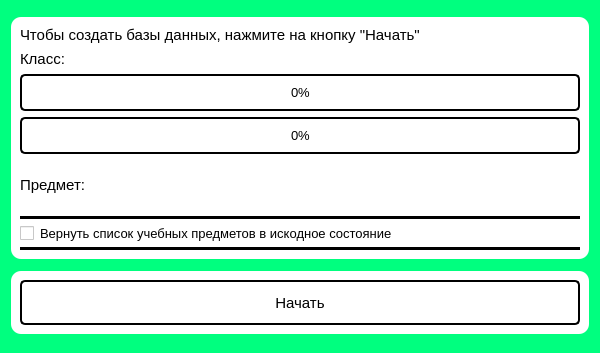
<?xml version="1.0" encoding="UTF-8"?>
<ui version="4.0">
 <class>DBCreateWindow</class>
 <widget class="QWidget" name="DBCreateWindow">
  <property name="geometry">
   <rect>
    <x>0</x>
    <y>0</y>
    <width>600</width>
    <height>353</height>
   </rect>
  </property>
  <property name="minimumSize">
   <size>
    <width>600</width>
    <height>300</height>
   </size>
  </property>
  <property name="maximumSize">
   <size>
    <width>1000</width>
    <height>1000</height>
   </size>
  </property>
  <property name="focusPolicy">
   <enum>Qt::NoFocus</enum>
  </property>
  <property name="windowTitle">
   <string>Загрузка</string>
  </property>
  <property name="styleSheet">
   <string notr="true">background-color: rgb(0, 255, 127)</string>
  </property>
  <layout class="QVBoxLayout" name="verticalLayout">
   <item>
    <widget class="QWidget" name="widget" native="true">
     <property name="sizePolicy">
      <sizepolicy hsizetype="Preferred" vsizetype="Fixed">
       <horstretch>0</horstretch>
       <verstretch>0</verstretch>
      </sizepolicy>
     </property>
     <property name="minimumSize">
      <size>
       <width>0</width>
       <height>0</height>
      </size>
     </property>
     <property name="styleSheet">
      <string notr="true">background-color: white; border-radius: 10px; </string>
     </property>
     <layout class="QVBoxLayout" name="verticalLayout_2">
      <item>
       <widget class="QLabel" name="message">
        <property name="sizePolicy">
         <sizepolicy hsizetype="Fixed" vsizetype="Fixed">
          <horstretch>0</horstretch>
          <verstretch>0</verstretch>
         </sizepolicy>
        </property>
        <property name="font">
         <font>
          <pointsize>11</pointsize>
         </font>
        </property>
        <property name="text">
         <string>Чтобы создать базы данных, нажмите на кнопку &quot;Начать&quot;</string>
        </property>
       </widget>
      </item>
      <item>
       <widget class="QLabel" name="class_2">
        <property name="sizePolicy">
         <sizepolicy hsizetype="Fixed" vsizetype="Fixed">
          <horstretch>0</horstretch>
          <verstretch>0</verstretch>
         </sizepolicy>
        </property>
        <property name="font">
         <font>
          <pointsize>11</pointsize>
         </font>
        </property>
        <property name="text">
         <string>Класс: </string>
        </property>
       </widget>
      </item>
      <item>
       <widget class="QProgressBar" name="progressBar">
        <property name="minimumSize">
         <size>
          <width>0</width>
          <height>37</height>
         </size>
        </property>
        <property name="font">
         <font>
          <pointsize>10</pointsize>
         </font>
        </property>
        <property name="layoutDirection">
         <enum>Qt::LeftToRight</enum>
        </property>
        <property name="autoFillBackground">
         <bool>false</bool>
        </property>
        <property name="styleSheet">
         <string notr="true">QProgressBar {
    border: 2px solid black;
    border-radius: 5px;
	text-align: center;
}

QProgressBar::chunk {
    background-color: LightSkyBlue;
}</string>
        </property>
        <property name="value">
         <number>0</number>
        </property>
        <property name="orientation">
         <enum>Qt::Horizontal</enum>
        </property>
        <property name="invertedAppearance">
         <bool>false</bool>
        </property>
        <property name="textDirection">
         <enum>QProgressBar::BottomToTop</enum>
        </property>
        <property name="format">
         <string>%p%</string>
        </property>
       </widget>
      </item>
      <item>
       <widget class="QProgressBar" name="progressBar_2">
        <property name="sizePolicy">
         <sizepolicy hsizetype="Expanding" vsizetype="Fixed">
          <horstretch>0</horstretch>
          <verstretch>0</verstretch>
         </sizepolicy>
        </property>
        <property name="minimumSize">
         <size>
          <width>0</width>
          <height>37</height>
         </size>
        </property>
        <property name="font">
         <font>
          <pointsize>10</pointsize>
         </font>
        </property>
        <property name="styleSheet">
         <string notr="true">QProgressBar {
    border: 2px solid black;
    border-radius: 5px;
	text-align: center;
}

QProgressBar::chunk {
    background-color: LightSkyBlue;
}</string>
        </property>
        <property name="value">
         <number>0</number>
        </property>
       </widget>
      </item>
      <item>
       <widget class="QLabel" name="subject">
        <property name="sizePolicy">
         <sizepolicy hsizetype="Fixed" vsizetype="Fixed">
          <horstretch>0</horstretch>
          <verstretch>0</verstretch>
         </sizepolicy>
        </property>
        <property name="minimumSize">
         <size>
          <width>0</width>
          <height>50</height>
         </size>
        </property>
        <property name="font">
         <font>
          <pointsize>11</pointsize>
         </font>
        </property>
        <property name="text">
         <string>Предмет:</string>
        </property>
       </widget>
      </item>
      <item>
       <widget class="Line" name="line_2">
        <property name="styleSheet">
         <string notr="true">background-color: black</string>
        </property>
        <property name="orientation">
         <enum>Qt::Horizontal</enum>
        </property>
       </widget>
      </item>
      <item>
       <widget class="QCheckBox" name="return_subjects_checkbox">
        <property name="font">
         <font>
          <family>Arial</family>
          <pointsize>10</pointsize>
         </font>
        </property>
        <property name="styleSheet">
         <string notr="true">CheckBox::indicator {
    width: 35px;
    height: 35px;
}</string>
        </property>
        <property name="text">
         <string>Вернуть список учебных предметов в искодное состояние</string>
        </property>
        <property name="iconSize">
         <size>
          <width>35</width>
          <height>35</height>
         </size>
        </property>
       </widget>
      </item>
      <item>
       <widget class="Line" name="line">
        <property name="styleSheet">
         <string notr="true">background-color: black</string>
        </property>
        <property name="orientation">
         <enum>Qt::Horizontal</enum>
        </property>
       </widget>
      </item>
     </layout>
    </widget>
   </item>
   <item>
    <widget class="QWidget" name="widget_2" native="true">
     <property name="sizePolicy">
      <sizepolicy hsizetype="Preferred" vsizetype="Fixed">
       <horstretch>0</horstretch>
       <verstretch>0</verstretch>
      </sizepolicy>
     </property>
     <property name="styleSheet">
      <string notr="true">background-color: white; border-radius: 10px; </string>
     </property>
     <layout class="QVBoxLayout" name="verticalLayout_3">
      <item>
       <widget class="QPushButton" name="btn_start">
        <property name="sizePolicy">
         <sizepolicy hsizetype="Expanding" vsizetype="Fixed">
          <horstretch>0</horstretch>
          <verstretch>0</verstretch>
         </sizepolicy>
        </property>
        <property name="minimumSize">
         <size>
          <width>0</width>
          <height>45</height>
         </size>
        </property>
        <property name="font">
         <font>
          <pointsize>11</pointsize>
         </font>
        </property>
        <property name="styleSheet">
         <string notr="true">QPushButton {
    border: 2px solid black;
    border-radius: 5px;
    background-color: qlineargradient(x1: 0, y1: 0, x2: 0, y2: 1,
                                      stop: 0 #f6f7fa, stop: 1 #dadbde);
}

QPushButton:pressed {
    background-color: qlineargradient(x1: 0, y1: 0, x2: 0, y2: 1,
                                      stop: 0 #dadbde, stop: 1 #f6f7fa);
}</string>
        </property>
        <property name="text">
         <string>Начать</string>
        </property>
       </widget>
      </item>
     </layout>
    </widget>
   </item>
  </layout>
 </widget>
 <resources/>
 <connections/>
</ui>
